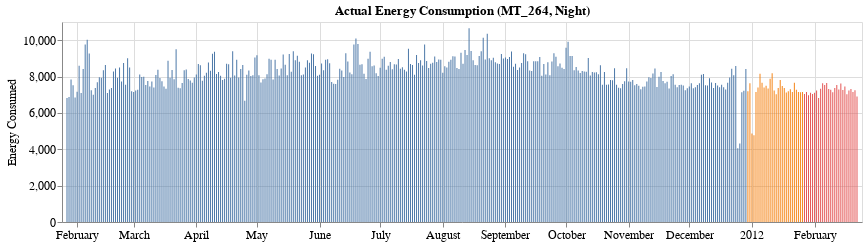
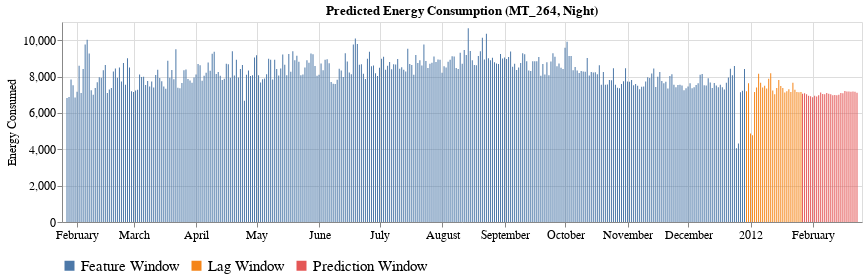

These figures' notebook cell, in order:
### Code cell
col_dict = data_utils.get_column_input_dict(eval_df)
keep_cols = col_dict['STRING_COLS'] + col_dict['NUMERIC_COLS']

dnn_sigtest_endpoint_id = '2077637171845529600'
dnn_normalized_fc_endpoint_id = '2620320926943674368'

c1, c2 = get_test_sample(eval_df_z_scored, raw_data, keep_cols, endpoint_id=dnn_normalized_fc_endpoint_id)

c1.display()
c2.display()

### Figure 1 — Vega-Lite specification as saved in the notebook (floating-point values rounded to 4 significant figures; data arrays with more than 128 entries replaced by an {"elided": "..."} marker saying what was removed)
{"config": {"view": {"continuousWidth": 400, "continuousHeight": 300}}, "data": {"name": "data-2e094ad72e4afcdc51cc676ce3441e9b"}, "mark": {"type": "bar", "size": 1}, "encoding": {"color": {"type": "nominal", "field": "label", "legend": null}, "x": {"type": "temporal", "axis": {"labelFontSize": 12, "title": null}, "field": "end_date"}, "y": {"type": "quantitative", "axis": {"labelFontSize": 12, "title": "Energy Consumed", "titleFontSize": 12, "titleFontWeight": 400}, "field": "total_consumption"}}, "height": 200, "title": "Actual Energy Consumption (MT_264, Night)", "width": 800, "$schema": "https://vega.github.io/schema/vega-lite/v4.8.1.json", "datasets": {"data-2e094ad72e4afcdc51cc676ce3441e9b": {"elided": "392 records"}}}

### Figure 2 — Vega-Lite specification as saved in the notebook (floating-point values rounded to 4 significant figures; data arrays with more than 128 entries replaced by an {"elided": "..."} marker saying what was removed)
{"config": {"view": {"continuousWidth": 400, "continuousHeight": 300}}, "layer": [{"data": {"name": "data-8ff5e1eacf729f20d1918070d18dc64e"}, "mark": {"type": "bar", "size": 1}, "encoding": {"color": {"type": "nominal", "field": "label", "legend": {"labelFontSize": 15, "orient": "bottom", "title": ""}}, "x": {"type": "temporal", "axis": {"labelFontSize": 12, "title": null}, "field": "end_date"}, "y": {"type": "quantitative", "axis": {"labelFontSize": 12, "title": "Energy Consumed", "titleFontSize": 12, "titleFontWeight": 400}, "field": "total_consumption"}}, "height": 200, "title": "Predicted Energy Consumption (MT_264, Night)", "width": 800}, {"data": {"name": "data-cc4877177aa62e6fba89bba0d5473fd0"}, "mark": {"type": "bar", "size": 1}, "encoding": {"color": {"type": "nominal", "field": "label", "legend": {"labelFontSize": 15, "orient": "bottom", "title": ""}}, "x": {"type": "temporal", "axis": {"labelFontSize": 12, "title": null}, "field": "pred_dates"}, "y": {"type": "quantitative", "axis": {"labelFontSize": 12, "title": "Energy Consumed", "titleFontSize": 12, "titleFontWeight": 400}, "field": "preds"}}, "height": 200, "title": "Predicted Energy Consumption (MT_264, Night)", "width": 800}], "$schema": "https://vega.github.io/schema/vega-lite/v4.8.1.json", "datasets": {"data-8ff5e1eacf729f20d1918070d18dc64e": {"elided": "365 records"}, "data-cc4877177aa62e6fba89bba0d5473fd0": [{"pred_dates": "2012-01-26 19:00:00", "preds": 7056.0, "label": "Prediction Window"}, {"pred_dates": "2012-01-27 19:00:00", "preds": 7076.0, "label": "Prediction Window"}, {"pred_dates": "2012-01-28 19:00:00", "preds": 7029.0, "label": "Prediction Window"}, {"pred_dates": "2012-01-29 19:00:00", "preds": 6950.0, "label": "Prediction Window"}, {"pred_dates": "2012-01-30 19:00:00", "preds": 6910.0, "label": "Prediction Window"}, {"pred_dates": "2012-01-31 19:00:00", "preds": 6861.0, "label": "Prediction Window"}, {"pred_dates": "2012-02-01 19:00:00", "preds": 6943.0, "label": "Prediction Window"}, {"pred_dates": "2012-02-02 19:00:00", "preds": 6901.0, "label": "Prediction Window"}, {"pred_dates": "2012-02-03 19:00:00", "preds": 6967.0, "label": "Prediction Window"}, {"pred_dates": "2012-02-04 19:00:00", "preds": 7128.0, "label": "Prediction Window"}, {"pred_dates": "2012-02-05 19:00:00", "preds": 7040.0, "label": "Prediction Window"}, {"pred_dates": "2012-02-06 19:00:00", "preds": 7022.0, "label": "Prediction Window"}, {"pred_dates": "2012-02-07 19:00:00", "preds": 7099.0, "label": "Prediction Window"}, {"pred_dates": "2012-02-08 19:00:00", "preds": 7058.0, "label": "Prediction Window"}, {"pred_dates": "2012-02-09 19:00:00", "preds": 7029.0, "label": "Prediction Window"}, {"pred_dates": "2012-02-10 19:00:00", "preds": 6965.0, "label": "Prediction Window"}, {"pred_dates": "2012-02-11 19:00:00", "preds": 6983.0, "label": "Prediction Window"}, {"pred_dates": "2012-02-12 19:00:00", "preds": 6965.0, "label": "Prediction Window"}, {"pred_dates": "2012-02-13 19:00:00", "preds": 6992.0, "label": "Prediction Window"}, {"pred_dates": "2012-02-14 19:00:00", "preds": 7094.0, "label": "Prediction Window"}, {"pred_dates": "2012-02-15 19:00:00", "preds": 7088.0, "label": "Prediction Window"}, {"pred_dates": "2012-02-16 19:00:00", "preds": 7206.0, "label": "Prediction Window"}, {"pred_dates": "2012-02-17 19:00:00", "preds": 7178.0, "label": "Prediction Window"}, {"pred_dates": "2012-02-18 19:00:00", "preds": 7180.0, "label": "Prediction Window"}, {"pred_dates": "2012-02-19 19:00:00", "preds": 7168.0, "label": "Prediction Window"}, {"pred_dates": "2012-02-20 19:00:00", "preds": 7180.0, "label": "Prediction Window"}, {"pred_dates": "2012-02-21 19:00:00", "preds": 7167.0, "label": "Prediction Window"}, {"pred_dates": "2012-02-22 19:00:00", "preds": 7113.0, "label": "Prediction Window"}]}}
